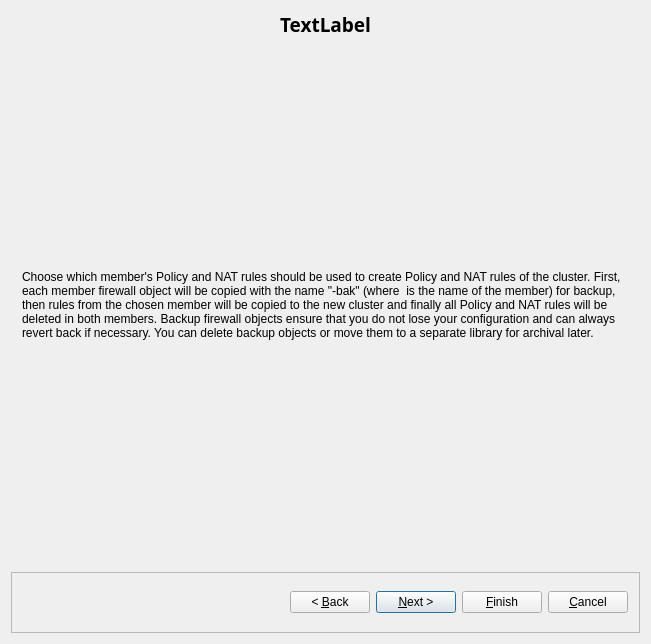
<?xml version="1.0" encoding="UTF-8"?>
<ui version="4.0">
 <class>newClusterDialog_q</class>
 <widget class="QDialog" name="newClusterDialog_q">
  <property name="windowModality">
   <enum>Qt::WindowModality::WindowModal</enum>
  </property>
  <property name="geometry">
   <rect>
    <x>0</x>
    <y>0</y>
    <width>651</width>
    <height>644</height>
   </rect>
  </property>
  <layout class="QGridLayout">
   <item row="0" column="0">
    <widget class="QLabel" name="titleLabel">
     <property name="sizePolicy">
      <sizepolicy hsizetype="MinimumExpanding" vsizetype="Fixed">
       <horstretch>0</horstretch>
       <verstretch>0</verstretch>
      </sizepolicy>
     </property>
     <property name="minimumSize">
      <size>
       <width>0</width>
       <height>25</height>
      </size>
     </property>
     <property name="font">
      <font>
       <family>Sans Serif</family>
       <pointsize>14</pointsize>
       <italic>false</italic>
       <bold>true</bold>
      </font>
     </property>
     <property name="text">
      <string>TextLabel</string>
     </property>
     <property name="alignment">
      <set>Qt::AlignmentFlag::AlignCenter</set>
     </property>
    </widget>
   </item>
   <item row="2" column="0">
    <widget class="QFrame" name="frame">
     <property name="sizePolicy">
      <sizepolicy hsizetype="MinimumExpanding" vsizetype="Fixed">
       <horstretch>1</horstretch>
       <verstretch>0</verstretch>
      </sizepolicy>
     </property>
     <property name="minimumSize">
      <size>
       <width>400</width>
       <height>50</height>
      </size>
     </property>
     <property name="frameShape">
      <enum>QFrame::Shape::StyledPanel</enum>
     </property>
     <property name="frameShadow">
      <enum>QFrame::Shadow::Raised</enum>
     </property>
     <layout class="QHBoxLayout">
      <item>
       <spacer>
        <property name="orientation">
         <enum>Qt::Orientation::Horizontal</enum>
        </property>
        <property name="sizeHint" stdset="0">
         <size>
          <width>161</width>
          <height>37</height>
         </size>
        </property>
       </spacer>
      </item>
      <item>
       <widget class="QPushButton" name="backButton">
        <property name="text">
         <string>&lt; &amp;Back</string>
        </property>
        <property name="autoDefault">
         <bool>false</bool>
        </property>
       </widget>
      </item>
      <item>
       <widget class="QPushButton" name="nextButton">
        <property name="text">
         <string>&amp;Next &gt;</string>
        </property>
        <property name="default">
         <bool>true</bool>
        </property>
        <property name="flat">
         <bool>false</bool>
        </property>
       </widget>
      </item>
      <item>
       <widget class="QPushButton" name="finishButton">
        <property name="text">
         <string>&amp;Finish</string>
        </property>
        <property name="flat">
         <bool>false</bool>
        </property>
       </widget>
      </item>
      <item>
       <widget class="QPushButton" name="cancelButton">
        <property name="text">
         <string>&amp;Cancel</string>
        </property>
        <property name="autoDefault">
         <bool>false</bool>
        </property>
       </widget>
      </item>
     </layout>
    </widget>
   </item>
   <item row="1" column="0">
    <widget class="QStackedWidget" name="stackedWidget">
     <property name="minimumSize">
      <size>
       <width>500</width>
       <height>450</height>
      </size>
     </property>
     <property name="currentIndex">
      <number>3</number>
     </property>
     <widget class="QWidget" name="page_1">
      <layout class="QVBoxLayout" name="verticalLayout">
       <item>
        <layout class="QHBoxLayout" name="horizontalLayout">
         <item>
          <widget class="QLabel" name="label631_2">
           <property name="text">
            <string>Enter the name of the new object</string>
           </property>
           <property name="alignment">
            <set>Qt::AlignmentFlag::AlignCenter</set>
           </property>
           <property name="wordWrap">
            <bool>false</bool>
           </property>
          </widget>
         </item>
         <item>
          <widget class="QLineEdit" name="obj_name"/>
         </item>
        </layout>
       </item>
       <item>
        <widget class="QLabel" name="label_9">
         <property name="text">
          <string>Select member firewall objects to use with the new cluster. One member firewall should be marked as master. You can choose to copy policy and NAT rules from the rule sets of one of the members to the new cluster later.</string>
         </property>
         <property name="wordWrap">
          <bool>true</bool>
         </property>
        </widget>
       </item>
       <item>
        <widget class="FirewallSelectorWidget" name="firewallSelector">
         <column>
          <property name="text">
           <string>Firewall</string>
          </property>
         </column>
         <column>
          <property name="text">
           <string>Use in cluster</string>
          </property>
         </column>
         <column>
          <property name="text">
           <string>Master</string>
          </property>
         </column>
        </widget>
       </item>
      </layout>
     </widget>
     <widget class="QWidget" name="page_2">
      <layout class="QVBoxLayout" name="verticalLayout_3">
       <item>
        <widget class="ClusterInterfacesSelectorWidget" name="interfaceSelector">
         <property name="currentIndex">
          <number>0</number>
         </property>
         <widget class="QWidget" name="tab">
          <attribute name="title">
           <string>Tab 1</string>
          </attribute>
         </widget>
        </widget>
       </item>
      </layout>
     </widget>
     <widget class="QWidget" name="page_3">
      <layout class="QVBoxLayout" name="verticalLayout_2">
       <item>
        <widget class="InterfacesTabWidget" name="interfaceEditor">
         <property name="currentIndex">
          <number>0</number>
         </property>
         <widget class="QWidget" name="tab_2">
          <attribute name="title">
           <string>Tab 1</string>
          </attribute>
         </widget>
        </widget>
       </item>
      </layout>
     </widget>
     <widget class="QWidget" name="page_4">
      <layout class="QVBoxLayout" name="verticalLayout_4">
       <item>
        <widget class="QLabel" name="label_10">
         <property name="text">
          <string>Choose which member's Policy and NAT rules should be used to create Policy and NAT rules of the cluster. First, each member firewall object will be copied with the name &quot;&lt;firewall&gt;-bak&quot; (where &lt;firewall&gt; is the name of the member) for backup, then rules from the chosen member will be copied to the new cluster and finally all Policy and NAT rules will be deleted in both members. Backup firewall objects ensure that you do not lose your configuration and can always revert back if necessary. You can delete backup objects or move them to a separate library for archival later.</string>
         </property>
         <property name="wordWrap">
          <bool>true</bool>
         </property>
        </widget>
       </item>
      </layout>
     </widget>
     <widget class="QWidget" name="page_5">
      <layout class="QVBoxLayout" name="verticalLayout_7">
       <item>
        <widget class="QLabel" name="label_11">
         <property name="sizePolicy">
          <sizepolicy hsizetype="Preferred" vsizetype="Maximum">
           <horstretch>0</horstretch>
           <verstretch>0</verstretch>
          </sizepolicy>
         </property>
         <property name="text">
          <string>&lt;!DOCTYPE HTML PUBLIC &quot;-//W3C//DTD HTML 4.0//EN&quot; &quot;http://www.w3.org/TR/REC-html40/strict.dtd&quot;&gt;
&lt;html&gt;&lt;head&gt;&lt;meta name=&quot;qrichtext&quot; content=&quot;1&quot; /&gt;&lt;style type=&quot;text/css&quot;&gt;
p, li { white-space: pre-wrap; }
&lt;/style&gt;&lt;/head&gt;&lt;body style=&quot; font-family:'Lucida Grande'; font-size:13pt; font-weight:400; font-style:normal;&quot;&gt;
&lt;p style=&quot; margin-top:0px; margin-bottom:0px; margin-left:0px; margin-right:0px; -qt-block-indent:0; text-indent:0px;&quot;&gt;&lt;span style=&quot; font-weight:600;&quot;&gt;Cluster summary:&lt;/span&gt;&lt;/p&gt;&lt;/body&gt;&lt;/html&gt;</string>
         </property>
        </widget>
       </item>
       <item>
        <widget class="QLabel" name="clusterName">
         <property name="text">
          <string>Name: </string>
         </property>
        </widget>
       </item>
       <item>
        <widget class="QGroupBox" name="groupBox">
         <property name="sizePolicy">
          <sizepolicy hsizetype="Preferred" vsizetype="Fixed">
           <horstretch>0</horstretch>
           <verstretch>0</verstretch>
          </sizepolicy>
         </property>
         <property name="minimumSize">
          <size>
           <width>0</width>
           <height>150</height>
          </size>
         </property>
         <property name="maximumSize">
          <size>
           <width>16777215</width>
           <height>150</height>
          </size>
         </property>
         <property name="title">
          <string>Firewalls used in this cluster</string>
         </property>
         <layout class="QVBoxLayout" name="verticalLayout_6">
          <item>
           <widget class="QLabel" name="firewallsList">
            <property name="font">
             <font>
              <family>Lucida Console</family>
             </font>
            </property>
            <property name="text">
             <string/>
            </property>
           </widget>
          </item>
          <item>
           <spacer name="verticalSpacer_2">
            <property name="orientation">
             <enum>Qt::Orientation::Vertical</enum>
            </property>
            <property name="sizeHint" stdset="0">
             <size>
              <width>20</width>
              <height>40</height>
             </size>
            </property>
           </spacer>
          </item>
         </layout>
        </widget>
       </item>
       <item>
        <widget class="QLabel" name="masterLabel">
         <property name="sizePolicy">
          <sizepolicy hsizetype="Preferred" vsizetype="Maximum">
           <horstretch>0</horstretch>
           <verstretch>0</verstretch>
          </sizepolicy>
         </property>
         <property name="text">
          <string>Master firewall: </string>
         </property>
        </widget>
       </item>
       <item>
        <widget class="QGroupBox" name="groupBox_2">
         <property name="title">
          <string>Cluster interfaces</string>
         </property>
         <layout class="QVBoxLayout" name="verticalLayout_5">
          <item>
           <widget class="QLabel" name="interfacesList">
            <property name="font">
             <font>
              <family>Lucida Console</family>
             </font>
            </property>
            <property name="text">
             <string/>
            </property>
           </widget>
          </item>
          <item>
           <spacer name="verticalSpacer_3">
            <property name="orientation">
             <enum>Qt::Orientation::Vertical</enum>
            </property>
            <property name="sizeHint" stdset="0">
             <size>
              <width>20</width>
              <height>40</height>
             </size>
            </property>
           </spacer>
          </item>
         </layout>
        </widget>
       </item>
       <item>
        <widget class="QLabel" name="policyLabel">
         <property name="sizePolicy">
          <sizepolicy hsizetype="Preferred" vsizetype="Maximum">
           <horstretch>0</horstretch>
           <verstretch>0</verstretch>
          </sizepolicy>
         </property>
         <property name="text">
          <string>Policy and NAT rules will be copied from firewall: </string>
         </property>
        </widget>
       </item>
       <item>
        <widget class="QLabel" name="label_13">
         <property name="sizePolicy">
          <sizepolicy hsizetype="Preferred" vsizetype="Maximum">
           <horstretch>0</horstretch>
           <verstretch>0</verstretch>
          </sizepolicy>
         </property>
         <property name="text">
          <string>Click Finish to create this cluster.</string>
         </property>
        </widget>
       </item>
      </layout>
     </widget>
    </widget>
   </item>
  </layout>
 </widget>
 <layoutdefault spacing="6" margin="11"/>
 <customwidgets>
  <customwidget>
   <class>InterfacesTabWidget</class>
   <extends>QTabWidget</extends>
   <header>InterfacesTabWidget.h</header>
   <container>1</container>
  </customwidget>
  <customwidget>
   <class>FirewallSelectorWidget</class>
   <extends>QTableWidget</extends>
   <header>FirewallSelectorWidget.h</header>
  </customwidget>
  <customwidget>
   <class>ClusterInterfacesSelectorWidget</class>
   <extends>QTabWidget</extends>
   <header>ClusterInterfacesSelectorWidget.h</header>
   <container>1</container>
  </customwidget>
 </customwidgets>
 <tabstops>
  <tabstop>backButton</tabstop>
  <tabstop>nextButton</tabstop>
  <tabstop>finishButton</tabstop>
  <tabstop>cancelButton</tabstop>
 </tabstops>
 <resources/>
 <connections>
  <connection>
   <sender>obj_name</sender>
   <signal>textChanged(QString)</signal>
   <receiver>newClusterDialog_q</receiver>
   <slot>changed()</slot>
   <hints>
    <hint type="sourcelabel">
     <x>275</x>
     <y>68</y>
    </hint>
    <hint type="destinationlabel">
     <x>7</x>
     <y>35</y>
    </hint>
   </hints>
  </connection>
 </connections>
 <slots>
  <slot>changed()</slot>
  <slot>failoverProtocolChanged()</slot>
  <slot>selectedInterface(QTreeWidgetItem*,QTreeWidgetItem*)</slot>
  <slot>platformChanged()</slot>
  <slot>addInterface()</slot>
  <slot>deleteInterface()</slot>
 </slots>
</ui>
